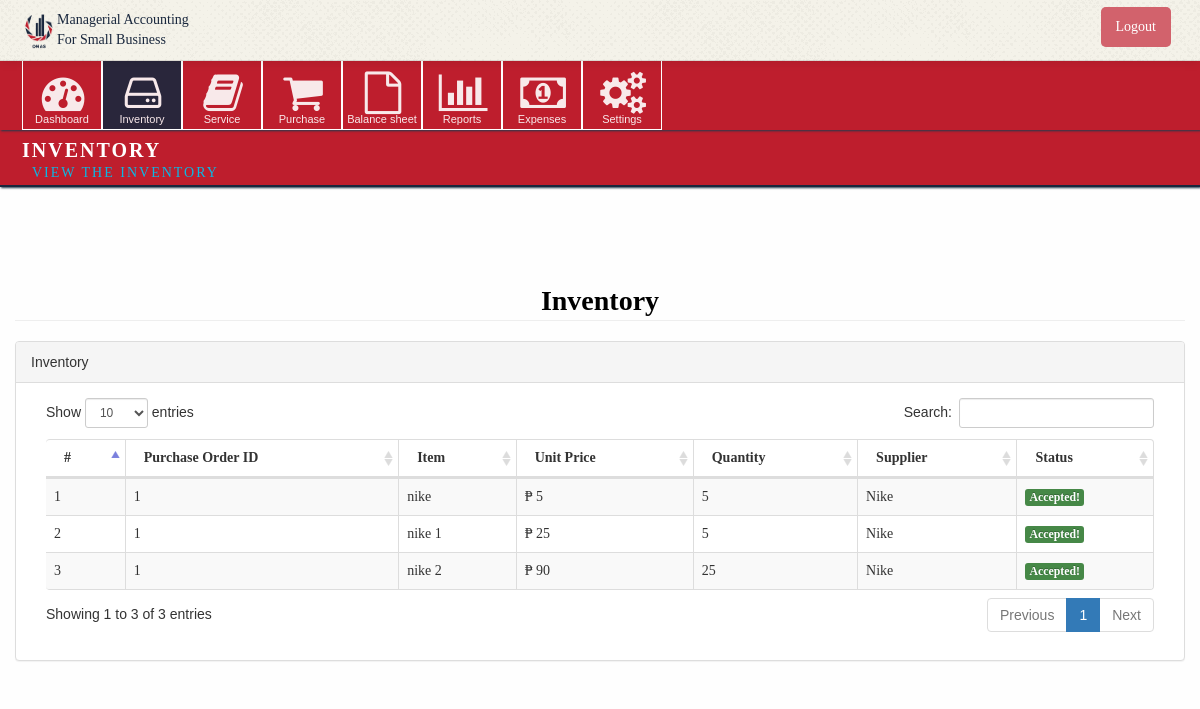
Screenshot of /Accountant/Inventory with the database file from the repository.
### tables this page shows
CREATE TABLE `purchasing_order_item` (
  `ItemID` int(10) UNSIGNED NOT NULL,
  `ItemName` varchar(45) DEFAULT NULL,
  `ItemDesc` varchar(255) DEFAULT NULL,
  `Quantity` int(10) UNSIGNED DEFAULT NULL,
  `UnitPrice` float NOT NULL,
  `PO_ID` int(10) UNSIGNED NOT NULL
);

CREATE TABLE `purchasing_order` (
  `PurchaseID` int(10) UNSIGNED NOT NULL,
  `TransactionDate` datetime DEFAULT CURRENT_TIMESTAMP,
  `Total` float NOT NULL,
  `Accountant_UserID` int(11) NOT NULL,
  `Supplier_SupplierID` int(11) NOT NULL,
  `Administrator_AdminID` int(11) DEFAULT NULL,
  `Status` int(1) UNSIGNED DEFAULT '0'
);

CREATE TABLE `supplier` (
  `SupplierID` int(11) NOT NULL,
  `SupplierName` varchar(45) DEFAULT NULL,
  `Address` varchar(255) NOT NULL,
  `City` varchar(45) NOT NULL,
  `Region` varchar(45) NOT NULL,
  `PostalCode` int(10) UNSIGNED NOT NULL,
  `Phone` varchar(45) NOT NULL,
  `Email` varchar(45) NOT NULL
);

### application/controllers/Accountant.php (called while the page is built, shortened)
<?php
class Accountant extends CI_Controller
{
	function __construct()
	{
    $this->load->model('Accountant_model');
    $this->load->model('Admin_model');
  }
	function inventory()
	{
    $data['inventory'] = $this->Accountant_model->get_purchase_order_items_w_supp();
    $data['suppliers'] = $this->Accountant_model->get_suppliers();
    $this->load->view('Accountant/header');
    $this->load->view('Accountant/Inventory/sub_menu');
    $this->load->view('Accountant/Inventory/inventory',$data);
	}
}

### index.php (called while the page is built, shortened)
<?php
require_once BASEPATH.'core/CodeIgniter.php';

### application/models/Accountant_model.php (called while the page is built, shortened)
<?php
class Accountant_model extends CI_Model
{
	function get_suppliers()
	{
		$this->db->select('*');
		$this->db->from('supplier');
		$query = $this->db->get();
		return $query->result();
	}
	function get_purchase_order_items_w_supp()
	{
		$this->db->select('poi.*, po.*');
		$this->db->from('purchasing_order_item as poi');
		$this->db->join('purchasing_order as po', 'po.PurchaseID = poi.PO_ID');
		$query = $this->db->get();
		return $query->result();
	}
}

### application/views/Accountant/Inventory/inventory.php (the view, shortened to what this page needs)
<section class="sec-content">
    <div class="row">
        <div class="col-lg-12">
            <h1 class="page-header">Inventory</h1>
        </div>
    </div>
    <div class="row">
    <div class="col-lg-12">
        <div class="panel panel-default">
            <div class="panel-heading">
                Inventory
            </div>
            <div class="panel-body">
                <table width="100%" class="table table-striped table-bordered table-hover" id="dataTables-example">
                    <thead>
                        <tr>
                            <th>#</th>
                            <th>Purchase Order ID</th>
                            <th>Item</th>
                            <th>Unit Price</th>
                            <th>Quantity</th>
                            <th>Supplier</th>
                            <th>Status</th>
                        </tr>
                    </thead>
                    <tbody>
                      <?php $num = 1; ?>
                      <?php foreach($inventory as $p): ?>
                        <tr>
                            <td><?=$num?></td>
                            <td><?=$p->PurchaseID?></td>
                            <td><?=$p->ItemName?></td>
                            <td>₱ <?=number_format($p->UnitPrice)?></td>
                            <td><?=$p->Quantity?></td>
                            <td>
                              <?php foreach($suppliers as $s)
                              {
                                if($s->SupplierID == $p->Supplier_SupplierID)
                                {
                                  echo $s->SupplierName;
                                }
                              }
                              ?>
                            </td>
                            <td>
                              <?php if($p->Status == 0): ?>
                                <span class="label label-info">Processing</span>
                              <?php elseif($p->Status == 1): ?>
                                <span class="label label-success">Accepted!</span>
                              <?php elseif($p->Status == 2): ?>
                                <span class="label label-danger">Rejected</span>
                              <?php endif;?>
                            </td>
                        </tr>
                      <?php $num++; ?>
                      <?php endforeach;?>
                    </tbody>
                </table>
            </div>
        </div>
    </div>
  </div>
</section>
</div>
</body>
</html>

### application/views/Accountant/header.php (shortened to what this page needs)
<!DOCTYPE html>
<html lang="en">
<head>
    <link href="<?=base_url();?>assets/vendor/bootstrap/css/bootstrap.min.css" rel="stylesheet">
    <link href="<?=base_url();?>assets/vendor/datatables-plugins/dataTables.bootstrap.css" rel="stylesheet">
    <link href="<?=base_url();?>assets/vendor/datatables-responsive/dataTables.responsive.css" rel="stylesheet">
    <link href="<?=base_url();?>assets/vendor/sweetalert/sweetalert.css" rel="stylesheet">
    <link href="<?=base_url();?>assets/css/customize-template.css" rel="stylesheet" type="text/css">
    <link href="<?=base_url();?>assets/vendor/chartist/chartist.min.css" rel="stylesheet" type="text/css">
    <link href="<?=base_url();?>assets/css/style.css" rel="stylesheet" type="text/css">
    <link href="<?=base_url();?>assets/vendor/select2/select2.min.css" rel="stylesheet" type="text/css">
    <link href="<?=base_url();?>assets/vendor/font-awesome/css/font-awesome.min.css" rel="stylesheet" type="text/css">
</head>
<body>
    <div id="wrapper">
        <div class="navbar navbar-fixed-top">
            <div class="navbar-inner">
                <div class="container">
                    <a href="dashboard.html" class="brand">
                    <img src="<?php echo base_url()?>images/logo.png" class="img-reponsive" width="35">
                    Managerial Accounting
                    <br>
                    For Small Business
                    </a>
                    <div id="app-nav-top-bar" class="nav-collapse">
                        <ul class="nav pull-right">
                            <li>
                                <a href="<?=base_url().'Login/logout'?>">Logout</a>
                            </li>
                        </ul>
                    </div>
                </div>
            </div>
        </div>
    </div>
    <div id="body-container">
            <div id="body-content">
                    <div class="body-nav body-nav-horizontal body-nav-fixed">
                        <div class="container">
                            <ul class="sidebar">
                                <li>
                                    <a href="<?=base_url();?>Accountant/" id="dashboard">
                                        <i class="icon-dashboard icon-large"></i> Dashboard
                                    </a>
                                </li>
                                <li>
                                    <a href="<?=base_url();?>Accountant/Inventory" id="menu_inventory">
                                        <i class="icon-hdd icon-large"></i> Inventory
                                    </a>
                                </li>
                                <li>
                                    <a href="<?=base_url();?>Accountant/view_service_invoices" id="menu_service">
                                        <i class="icon-book icon-large"></i> Service
                                    </a>
                                </li>
                                <li>
                                    <a href="<?=base_url();?>Accountant/view_purchase_orders" id="menu_purchase">
                                        <i class="icon-shopping-cart icon-large"></i> Purchase
                                    </a>
                                </li>
                                <li>
                                    <a href="<?=base_url();?>Accountant/balance_sheet"  id="menu_balancesheet">
                                        <i class="icon-file icon-large"></i> Balance sheet
                                    </a>
                                </li>
                                <li>
                                    <a href="<?=base_url();?>Accountant/reports" id="menu_reports">
                                        <i class="icon-bar-chart icon-large"></i> Reports
                                    </a>
                                </li>
                                <li>
                                    <a href="<?=base_url();?>Accountant/view_other_expenses" id="menu_utilities">
                                        <i class="icon-money icon-large"></i> Expenses
                                    </a>
                                </li>
                                <li>
                                    <a href="#">
                                        <i class="icon-cogs icon-large"></i> Settings
                                    </a>
                                </li>
                            </ul>
                        </div>
                    </div>

### application/views/Accountant/Inventory/sub_menu.php (shortened to what this page needs)
<section class="nav nav-page">
    <div class="container">
        <div class="row">
        <div class="span7">
            <header class="page-header">
                <h3>Inventory<br/>
                    <small>View the inventory</small>
                </h3>
            </header>
        </div>
        </div>
    </div>
</section>

### assets/css/style.css (style rules this page uses)
html { position: relative; min-height: 100%; overflow-x: hidden; }
.navbar-fixed-top .navbar-inner { background: url("../images/pattern/halftone.png"); border: none; min-height: 60px; }
.body-nav.body-nav-horizontal { background: #be1e2d; border: none; }
.body-nav.body-nav-horizontal ul li a, .body-nav.body-nav-horizontal ul li button { height: auto; padding-top: 18px; }
.body-nav.body-nav-horizontal ul li { border-left: 1px solid #fff; border-right: 1px solid #fff; }
.body-nav ul li { border-top: 1px solid #fff; border-bottom: 1px solid #fff; }
.navbar .brand { float: left; display: block; padding: 10px 20px 10px; margin-left: -20px; font-size: 1em; color: #19273d; text-shadow: none; font-family: Montserrat-extralight; }
.navbar .brand img { float: left; display: block; }
.body-nav.body-nav-horizontal.body-nav-fixed { top:60px; }
.navbar .nav > li > a { text-shadow: none; color: #fff; background: #be1e2d; font-family: Montserrat-light; margin: 7px; border-radius: 5px; -moz-box-shadow: inset 0 0 100px 100px rgba(255, 255, 255, 0.3); -webkit-box-shadow: inset 0 0 100px 100px rgba(255, 255, 255, 0.3); box-shadow: inset 0 0 100px 100px rgba(255, 255, 255, 0.3); }
#body-content { padding-top: 120px; }
.sec-content { padding-top: 5em; }
.sec-content h1 { font-family: Montserrat-light; color: #645b5c; text-align: center; font-size: 2.3em; line-height: 1em; }
.sec-content div.row { margin: 0 ; padding: 0; }
.nav-page { background: #be1e2d; border-bottom: 2px solid #19273d; font-family: Montserrat-light; }
.nav-page h3 { letter-spacing: .1em; }
.sec-content h1.page-header { font-family: Montserrat-extralight; text-transform: capitalize; color: #000; font-size: 2em; }
table { font-family: Montserrat-light; }
i { text-decoration: none; }

### rows the page displays
purchasing_order_item: PO_ID.PurchaseID "1", ItemName "nike", UnitPrice "5", Quantity "5"
supplier: SupplierName "Nike"
purchasing_order_item: PO_ID.PurchaseID "1", ItemName "nike 1", UnitPrice "25", Quantity "5"
purchasing_order_item: PO_ID.PurchaseID "1", ItemName "nike 2", UnitPrice "90", Quantity "25"
